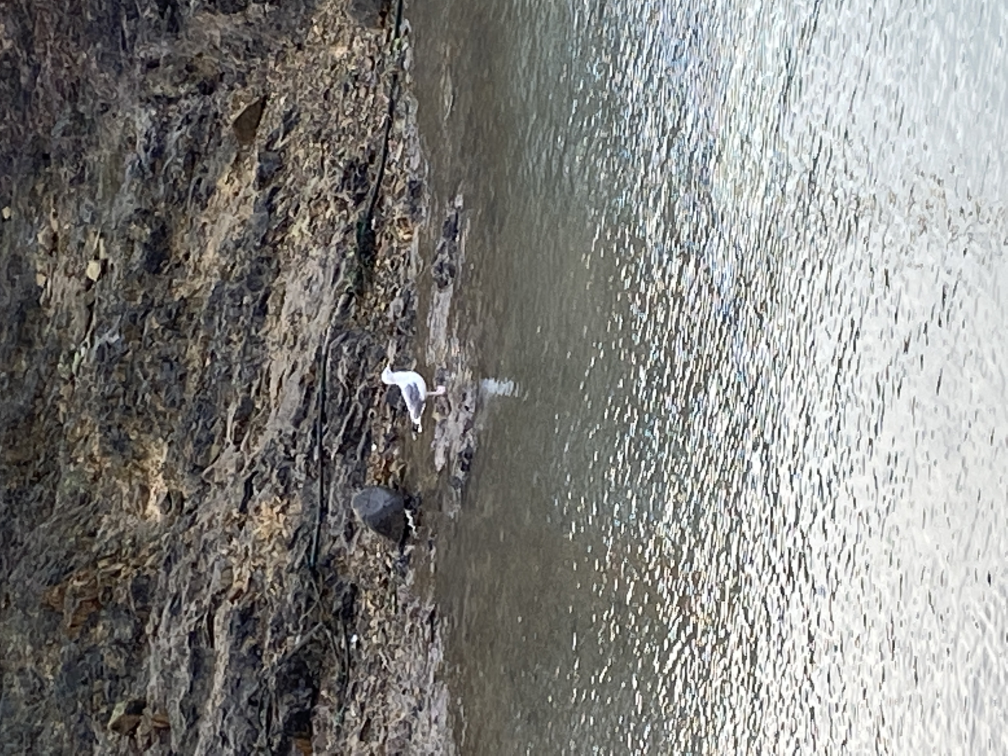
#> input picture res/1604097526765_image.jpg, 4032 x 3024 px (shown at 1/4 size)
$ python 5.imgslice.py   (older library calls are emulated)
#> lines starting #> are read from the running program, lines starting #| are printed output that depends on the picture
# %%
# module load

import numpy as np
import time

from PIL import Image, ImageDraw, ImageFont
from IPython.display import display

# %%
image_path = '../res/1604097526765_image.jpg'
print('loading image')
src_image = Image.open(image_path)
#> src_image is the input picture: PIL image 4032x3024 RGB; mean R, G, B 132.3, 131.7, 128.6
# src_image
# display(src_image)
print(f'load complete , {src_image.size}')
#| load complete , (4032, 3024)

# %%s

_tile_size = 5
_x = 0
_y = 0
_uw = src_image.size[0]/_tile_size
_uh = src_image.size[1]/_tile_size

for iy in range(0,_tile_size) :
    for ix in range(0,_tile_size) :
        _x = ix*_uw
        _y = iy*_uh
        print(f'{ix},{iy} / {_x},{_y}')
        _crop_img = ((src_image.crop([_x,_y,_x+_uw,_y+_uh])).resize((128,128),Image.ANTIALIAS))
        display(_crop_img)
        time.sleep(1)
#> this loop made 5 passes
#> pass 1, `display(_crop_img)`:
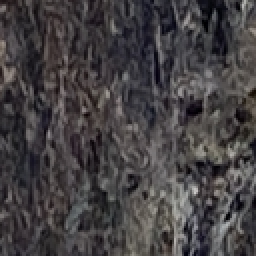
#> shown: PIL image 128x128 RGB (shown 2 times larger); mean R, G, B 68.7, 65.3, 67.2
#> pass 1, `display(_crop_img)`:
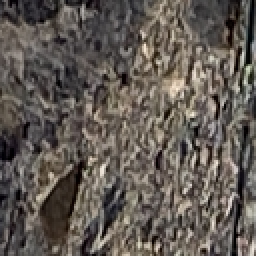
#> shown: PIL image 128x128 RGB (shown 2 times larger); mean R, G, B 97.6, 90.7, 84.5
#> pass 1, `display(_crop_img)`:
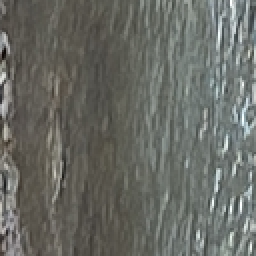
#> shown: PIL image 128x128 RGB (shown 2 times larger); mean R, G, B 104.6, 106.6, 100.7
#> pass 1, `display(_crop_img)`:
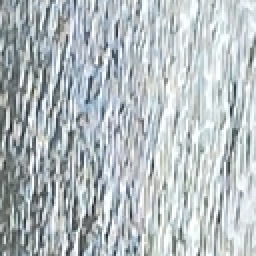
#> shown: PIL image 128x128 RGB (shown 2 times larger); mean R, G, B 180.2, 188.6, 191.7
#> after the loop:
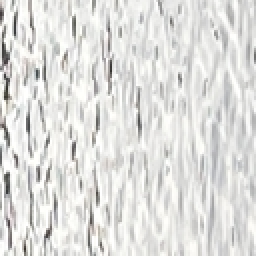
#> _crop_img: PIL image 128x128 RGB (shown 2 times larger); mean R, G, B 223.1, 222.9, 220.6

# %%

$ run again, with res/2.jpg copied over res/1604097526765_image.jpg
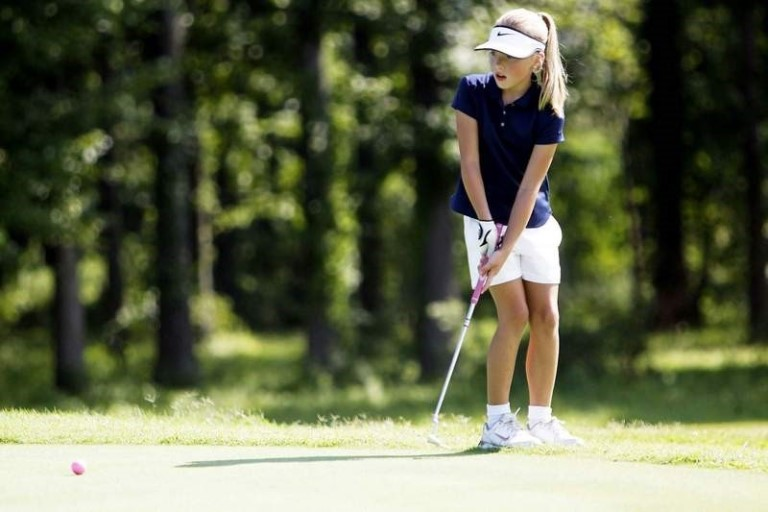
#> input picture res/2.jpg, 768 x 512 px
#> src_image is the input picture: PIL image 768x512 RGB; mean R, G, B 96.4, 101.8, 73.8
#| load complete , (768, 512)
#> the loop `for iy in range(0,_tile_size) :` made 5 passes
#> pass 1, `display(_crop_img)`:
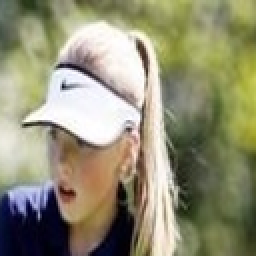
#> shown: PIL image 128x128 RGB (shown 2 times larger); mean R, G, B 146, 143.4, 116.7
#> after the loop `for iy in range(0,_tile_size) :`:
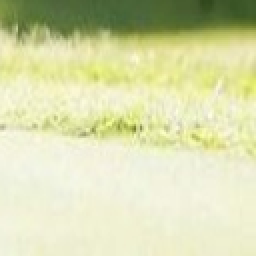
#> _crop_img: PIL image 128x128 RGB (shown 2 times larger); mean R, G, B 215, 219, 173.8

$ run again, with res/3.jpg copied over res/1604097526765_image.jpg
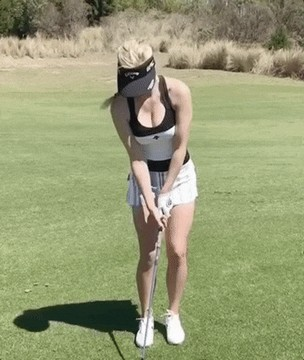
#> input picture res/3.jpg, 304 x 360 px
#> src_image is the input picture: PIL image 304x360 RGB; mean R, G, B 151.2, 156.1, 117.4
#| load complete , (304, 360)
#> the loop `for iy in range(0,_tile_size) :` made 5 passes
#> pass 1, `display(_crop_img)`:
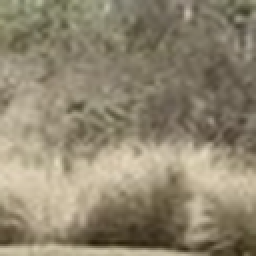
#> shown: PIL image 128x128 RGB (shown 2 times larger); mean R, G, B 143.5, 133.8, 111.7
#> after the loop `for iy in range(0,_tile_size) :`:
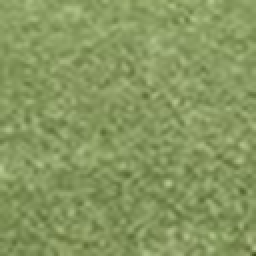
#> _crop_img: PIL image 128x128 RGB (shown 2 times larger); mean R, G, B 134.9, 151.7, 95.8

$ run again, with res/bird1.jpg copied over res/1604097526765_image.jpg
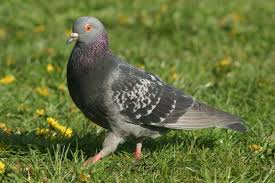
#> input picture res/bird1.jpg, 275 x 183 px
#> src_image is the input picture: PIL image 275x183 RGB; mean R, G, B 102.2, 114.2, 59.7
#| load complete , (275, 183)
#> the loop `for iy in range(0,_tile_size) :` made 5 passes
#> pass 1, `display(_crop_img)`:
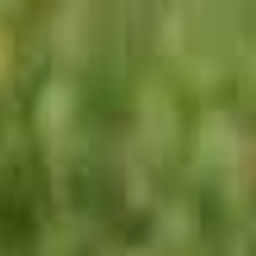
#> shown: PIL image 128x128 RGB (shown 2 times larger); mean R, G, B 105.1, 123.5, 54.2
#> after the loop `for iy in range(0,_tile_size) :`:
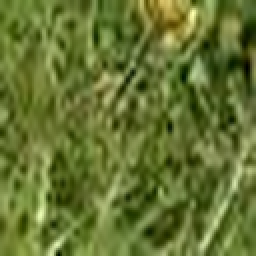
#> _crop_img: PIL image 128x128 RGB (shown 2 times larger); mean R, G, B 101.2, 115.8, 49.8
